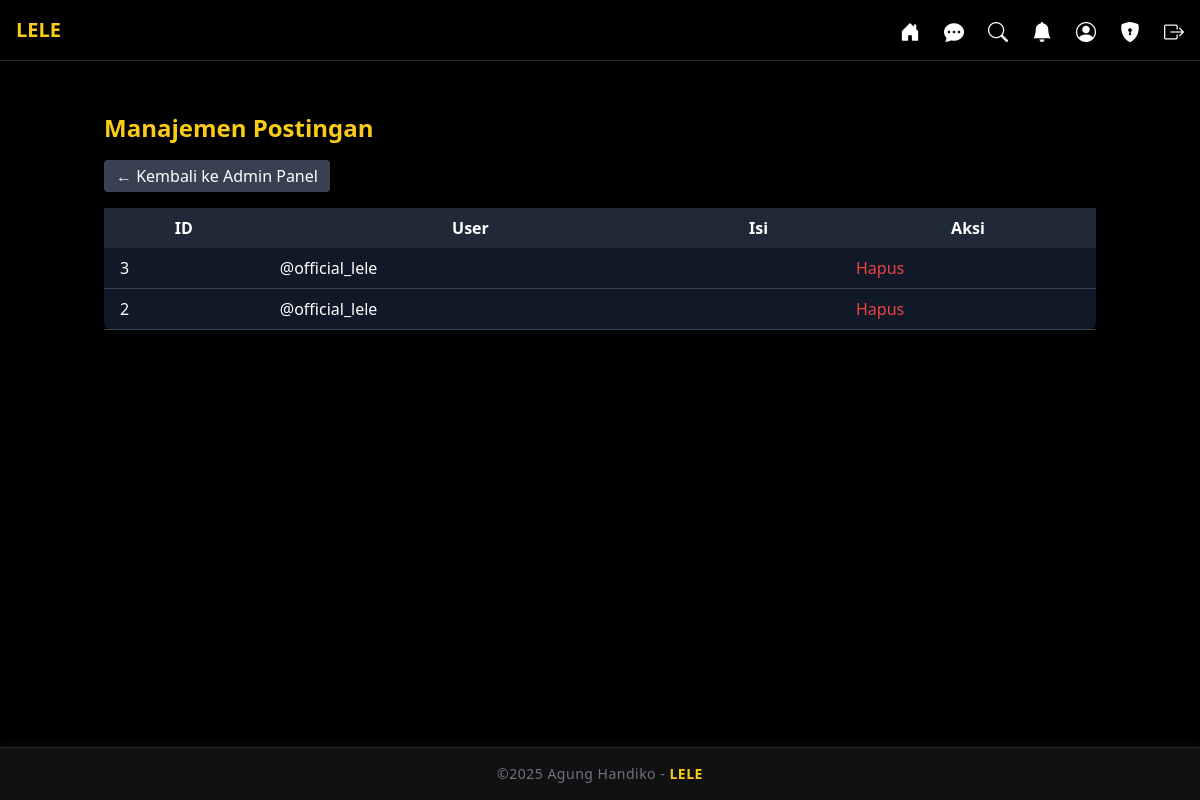
The app's page /admin/admin/posts (signed in) with its own data.
### app/models.py (models this page shows, shortened)
class Post(db.Model):
    id = db.Column(db.Integer, primary_key=True)
    user_id = db.Column(db.Integer, db.ForeignKey("user.id"))
    text = db.Column(db.Text)
    image = db.Column(db.String(255))
    timestamp = db.Column(db.DateTime, default=datetime.utcnow)
    comments = db.relationship("Comment", backref="post", lazy=True, cascade="all, delete-orphan")
    liked_by = db.relationship(
        'User',
        secondary=post_likes,
        backref=db.backref('liked_posts', lazy='dynamic'),
        lazy='dynamic'
    )

class User(UserMixin, db.Model):
    id = db.Column(db.Integer, primary_key=True)
    name = db.Column(db.String(100), nullable=False, server_default="Pengguna")
    username = db.Column(db.String(64), unique=True)
    email = db.Column(db.String(120), unique=True)
    password = db.Column(db.String(128))
    role = db.Column(db.String(20), default="user")
    bio = db.Column(db.String(255), default="")
    gender = db.Column(db.String(10), default="unspecified")
    birthdate = db.Column(db.String(20), default="")
    photo = db.Column(db.String(255), default="default.jpg")
    is_verified = db.Column(db.Boolean, default=False)
    otp_code = db.Column(db.String(6))
    otp_expiry = db.Column(db.DateTime)
    posts = db.relationship("Post", backref="user", lazy=True)
    sent_messages = db.relationship(
        "ChatMessage",
        foreign_keys="ChatMessage.sender_id",
        backref="sender",
        lazy=True
    )
    received_messages = db.relationship(
        "ChatMessage",
        foreign_keys="ChatMessage.receiver_id",
        backref="receiver",
        lazy=True
    )
    followed = db.relationship(
        'User',
        secondary=followers,
        primaryjoin=(followers.c.follower_id == id),
        secondaryjoin=(followers.c.followed_id == id),
        backref=db.backref('followers', lazy='dynamic'),
        lazy='dynamic'
    )

### app/blueprints/admin_routes.py (the view)
@admin.route('/admin/posts')
def manage_posts():
    posts = Post.query.order_by(Post.id.desc()).all()
    return render_template('admin_posts.html', posts=posts)

### app/blueprints/admin_routes.py (called while the page is built)
@admin.before_request
@login_required
def admin_only():
    if current_user.role != 'admin':
        flash("Kamu tidak memiliki akses ke halaman admin.", "danger")
        return redirect(url_for('main.home'))

### app/templates/admin_posts.html
{% extends 'base.html' %}
{% block content %}
<div class="container mx-auto p-4 mt-20">
  <h2 class="text-2xl font-bold mb-4 text-yellow-400">Manajemen Postingan</h2>
  <a href="{{ url_for('admin.admin_dashboard') }}" class="bg-gray-700 px-3 py-1 rounded text-white mb-4 inline-block">← Kembali ke Admin Panel</a>
  <div class="overflow-x-auto">
    <table class="min-w-full bg-gray-900 text-white rounded-lg">
      <thead class="bg-gray-800">
        <tr>
          <th class="py-2 px-4">ID</th>
          <th class="py-2 px-4">User</th>
          <th class="py-2 px-4">Isi</th>
          <th class="py-2 px-4">Aksi</th>
        </tr>
      </thead>
      <tbody>
        {% for post in posts %}
        <tr class="border-b border-gray-700">
          <td class="py-2 px-4">{{ post.id }}</td>
          <td class="py-2 px-4">{{ post.user.username }}</td>
          <td class="py-2 px-4">{{ post.content|truncate(50) }}</td>
          <td class="py-2 px-4">
            <a href="{{ url_for('admin.delete_post', post_id=post.id) }}" class="text-red-500">Hapus</a>
          </td>
        </tr>
        {% endfor %}
      </tbody>
    </table>
  </div>
</div>
{% endblock %}

### app/static/css/style.css (style rules this page uses)
body { font-family: 'Segoe UI', Tahoma, Geneva, Verdana, sans-serif; background-color: #000; color: #fff; scroll-behavior: smooth; }
a { transition: color 0.2s ease; }

### records on screen
Post: id "3", user.username "@official_lele"
Post: id "2", user.username "@official_lele"
